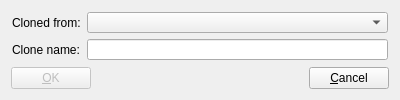
<?xml version="1.0" encoding="UTF-8"?>
<ui version="4.0">
 <class>CloneCardTypeDlg</class>
 <widget class="QDialog" name="CloneCardTypeDlg">
  <property name="geometry">
   <rect>
    <x>0</x>
    <y>0</y>
    <width>400</width>
    <height>100</height>
   </rect>
  </property>
  <property name="minimumSize">
   <size>
    <width>400</width>
    <height>100</height>
   </size>
  </property>
  <property name="windowTitle">
   <string>Clone card type</string>
  </property>
  <layout class="QVBoxLayout" name="verticalLayout_2">
   <item>
    <layout class="QVBoxLayout" name="verticalLayout">
     <item>
      <layout class="QGridLayout" name="gridLayout">
       <property name="margin">
        <number>1</number>
       </property>
       <item row="0" column="0">
        <widget class="QLabel" name="label">
         <property name="text">
          <string>Cloned from:</string>
         </property>
        </widget>
       </item>
       <item row="0" column="1">
        <widget class="QComboBox" name="parent_type"/>
       </item>
       <item row="1" column="0">
        <widget class="QLabel" name="label_2">
         <property name="text">
          <string>Clone name:</string>
         </property>
        </widget>
       </item>
       <item row="1" column="1">
        <widget class="QLineEdit" name="name"/>
       </item>
      </layout>
     </item>
     <item>
      <layout class="QHBoxLayout" name="horizontalLayout_3">
       <item>
        <widget class="QPushButton" name="OK_button">
         <property name="enabled">
          <bool>false</bool>
         </property>
         <property name="text">
          <string>&amp;OK</string>
         </property>
        </widget>
       </item>
       <item>
        <spacer name="horizontalSpacer">
         <property name="orientation">
          <enum>Qt::Horizontal</enum>
         </property>
         <property name="sizeHint" stdset="0">
          <size>
           <width>40</width>
           <height>20</height>
          </size>
         </property>
        </spacer>
       </item>
       <item>
        <widget class="QPushButton" name="cancel_button">
         <property name="text">
          <string>&amp;Cancel</string>
         </property>
        </widget>
       </item>
      </layout>
     </item>
    </layout>
   </item>
  </layout>
 </widget>
 <resources/>
 <connections>
  <connection>
   <sender>OK_button</sender>
   <signal>clicked()</signal>
   <receiver>CloneCardTypeDlg</receiver>
   <slot>accept()</slot>
   <hints>
    <hint type="sourcelabel">
     <x>92</x>
     <y>162</y>
    </hint>
    <hint type="destinationlabel">
     <x>199</x>
     <y>149</y>
    </hint>
   </hints>
  </connection>
  <connection>
   <sender>cancel_button</sender>
   <signal>clicked()</signal>
   <receiver>CloneCardTypeDlg</receiver>
   <slot>reject()</slot>
   <hints>
    <hint type="sourcelabel">
     <x>272</x>
     <y>162</y>
    </hint>
    <hint type="destinationlabel">
     <x>199</x>
     <y>149</y>
    </hint>
   </hints>
  </connection>
  <connection>
   <sender>name</sender>
   <signal>textChanged(QString)</signal>
   <receiver>CloneCardTypeDlg</receiver>
   <slot>name_changed</slot>
   <hints>
    <hint type="sourcelabel">
     <x>253</x>
     <y>48</y>
    </hint>
    <hint type="destinationlabel">
     <x>199</x>
     <y>49</y>
    </hint>
   </hints>
  </connection>
 </connections>
</ui>
